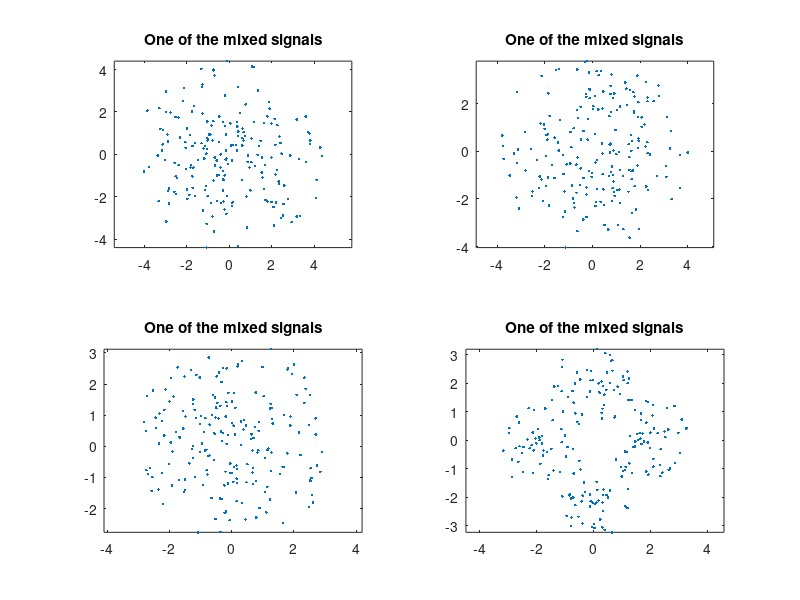

MATLAB code for this plot: (Note: this script raises an error after producing the figure.)
% This code is just a front-end to source separation algorithms.
% Purpose:
% 1) generate synthetic data
% 2) call some source separation algorithm
% 3) display the results
% The data are CM (constant modulus signals and QAM4.
% The mixing matrix  is randomly generated.
% Comments, bug reports, info requests are appreciated
% and should be directed to cardoso@sig.enst.fr (Jean-Francois Cardoso)
% Author : Jean-Francois Cardoso CNRS URA 820 / GdR TdSI / Telecom Paris

%=======================================================================
N	= 4	;  % N = number of sensors (add the relevant lines in S= ...)
M	= 3 	;  % M = number of sources
T	= 200	;  % sample size
NdB	= -15 	;  % kind of noise level in dB
%----------------------------------------------------------------------------
disp('Each of the following plots shows the COMPLEX PLANE.')
disp('Each point is a sample of a source signal, of a sensor output')
disp('or a separated signal as indicated.')


while 1
    disp('____________________________________________________________');

    % the source signals
    S= [ ...
        exp(2i*pi*rand(1,T))					; 	% constant modulus random phase
        exp(2i*pi*rand(1,T))					; 	% constant modulus random phase
        (2*fix(2*rand(1,T))-1+1i*(2*fix(2*rand(1,T))-1))/sqrt(2) ;	% QAM4
       ];

    % random mixing matrix
    A=randn(N,M)+1i*randn(N,M);
    disp('Mixing matrix');disp(A);

    clf;
    subplot(1,1,1);
    for is=1:M
        subplot(2,2,is);
        plot(S(is,:),'.');title('One of the source signals');
        axis('square'); axis('equal'); axis([-2 2 -2 2]);
    end
    fprintf('\nStrike any key to mix\n');pause;


    % mixing and noising
    noiseamp = 10^(NdB/20)/sqrt(2) ; % (the sqrt(2) accounts for real+imaginary powers)
    X= A*S + noiseamp*(randn(N,T)+1i*randn(N,T));

    clf;
    for is=1:min([ N 4])
        subplot(2,2,is);
        plot(X(is,:),'.');title('One of the mixed signals');
        axis('square');axis('equal');%axis([-2 2 -2 2]);
    end
    fprintf('\nStrike any key to unmix\n');pause;
 
    % Separation
    fprintf('\nIdentification running ......\n');
    [Ae,Se]=jade(X,M);
    %runica(X)
    clf;
    for is=1:M
        subplot(2,2,is);
        plot(Se(is,:),'.');title('One of the separated signals');
        axis('square');axis('equal');axis([-2 2 -2 2]);
    end

    % Performance
    disp('Performance:');
    disp('The global (sepration*mixing) matrix should be close to a permutation');
    disp('The following shows its squared entries (rejection levels)');
    disp(abs(pinv(Ae)*A).^2); 

    fprintf('\nStrike any key for a different mixture\n');pause;

end %endless loop

